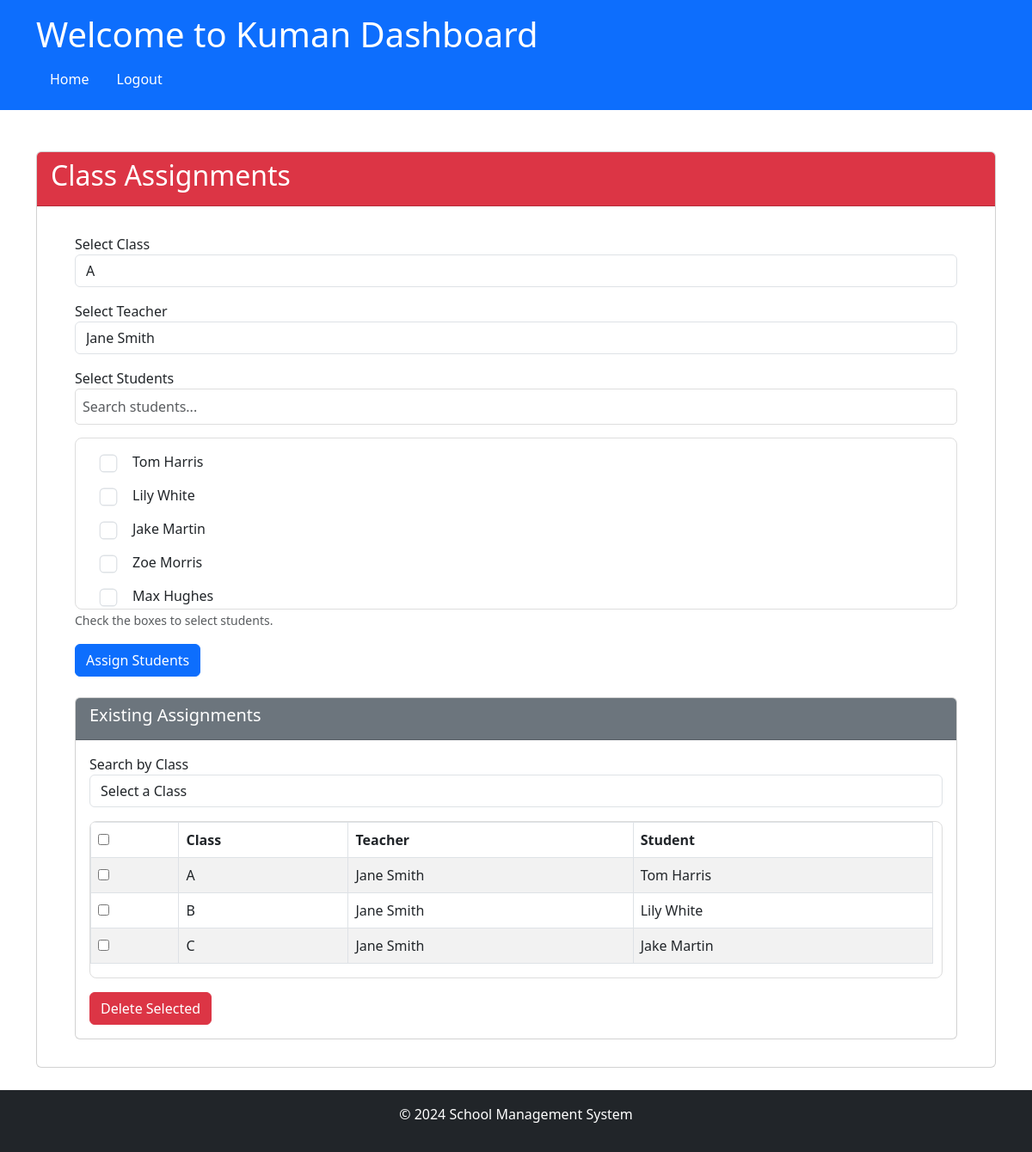
The app's page /admin/class_assignments (signed in), older data.
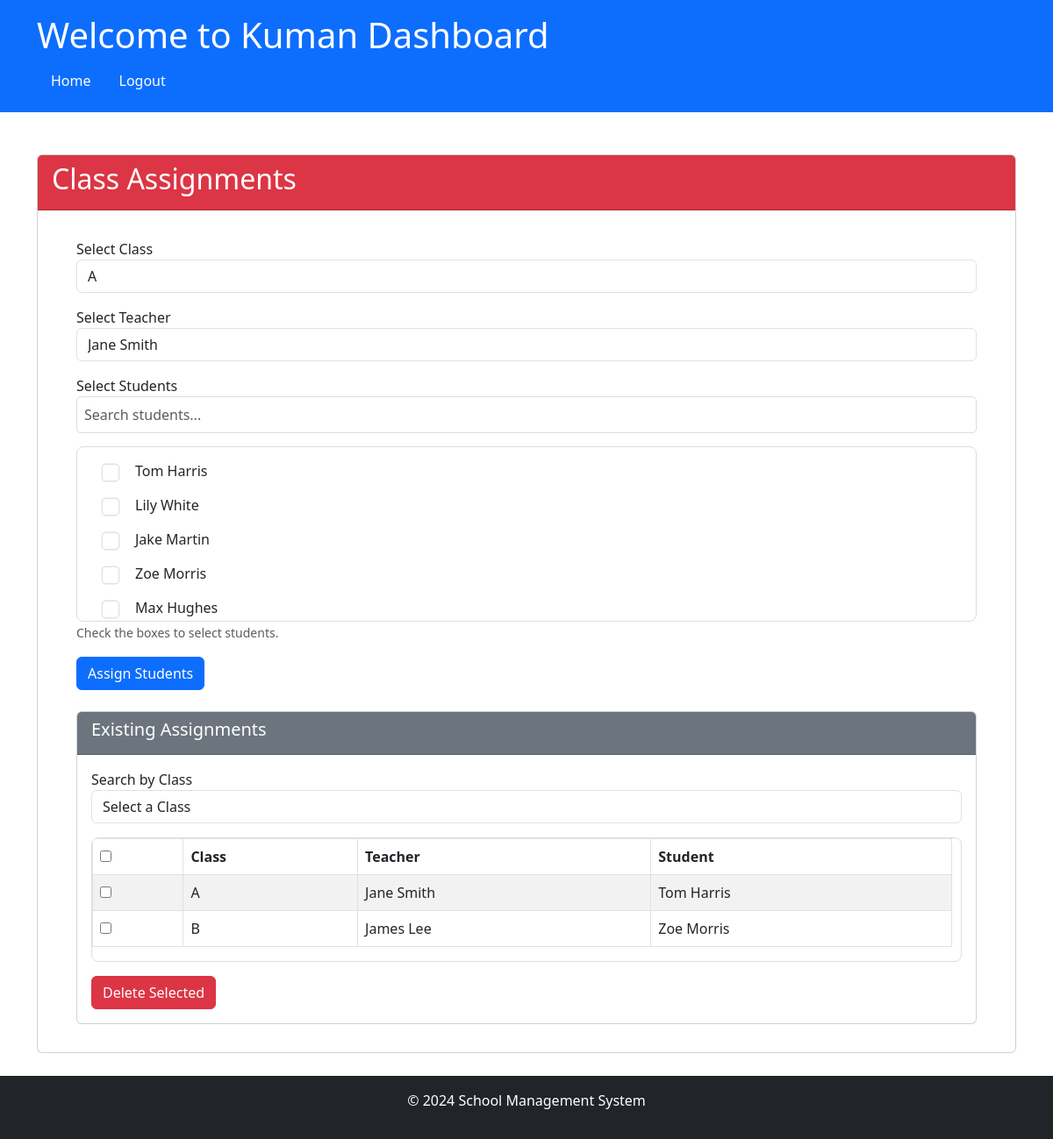
The same page, newer data.
### app/models/models.py (models this page shows)
class Settings(db.Model):
    __tablename__ = 'Settings'
    setting_key = db.Column('SettingKey', db.String, primary_key=True)
    setting_value = db.Column('SettingValue', db.String)
    description = db.Column('Description', db.String, nullable=False)
    value_type = db.Column('ValueType', db.String, nullable=False)
    category = db.Column('Category', db.String, nullable=False)

class User(UserMixin, db.Model):
    __tablename__ = 'User'
    id = db.Column('Id', db.String, primary_key=True,
                   default=lambda: str(uuid.uuid4()))
    password = db.Column('Password', db.String, nullable=True)
    role_id = db.Column('RoleId', db.String, ForeignKey(
        'Role.Id', ondelete='SET NULL'))
    email = db.Column('Email', db.String, nullable=False)
    first_name = db.Column('FirstName', db.String, nullable=False)
    last_name = db.Column('LastName', db.String, nullable=False)
    date_of_birth = db.Column('DateOfBirth', db.Date, nullable=False)
    telegram_id = db.Column('TelegramId', db.String, nullable=True)
    role = relationship('Role', back_populates='users')
    parent_students = relationship(
        'ParentStudentRelation', foreign_keys='[ParentStudentRelation.parent_id]', back_populates='parent', cascade="all, delete-orphan")
    student_parents = relationship(
        'ParentStudentRelation', foreign_keys='[ParentStudentRelation.student_id]', back_populates='student', cascade="all, delete-orphan")
    class_assignments_as_teacher = relationship(
        'ClassAssignment', foreign_keys='ClassAssignment.teacher_id', back_populates='teacher')
    class_assignments_as_student = relationship(
        'ClassAssignment', foreign_keys='ClassAssignment.student_id', back_populates='student')
    student_fee_assignments = relationship(
        'StudentFeeAssignment', back_populates='student')

class ClassAssignment(db.Model):
    __tablename__ = 'ClassAssignment'
    assignment_id = db.Column(
        'AssignmentId', db.String, primary_key=True, default=lambda: str(uuid.uuid4()))
    class_id = db.Column('ClassId', db.String, ForeignKey(
        'Class.ClassId', ondelete='CASCADE'))
    teacher_id = db.Column('TeacherId', db.String,
                           ForeignKey('User.Id', ondelete='SET NULL'))
    student_id = db.Column('StudentId', db.String,
                           ForeignKey('User.Id', ondelete='SET NULL'))
    class_ = relationship('Class', back_populates='assignments')
    teacher = relationship('User', foreign_keys=[
                           teacher_id], back_populates='class_assignments_as_teacher')
    student = relationship('User', foreign_keys=[
                           student_id], back_populates='class_assignments_as_student')

class Class(db.Model):
    __tablename__ = 'Class'
    class_id = db.Column('ClassId', db.String, primary_key=True,
                         default=lambda: str(uuid.uuid4()))
    class_name = db.Column('ClassName', db.String, nullable=False)
    description = db.Column('Description', db.String)
    assignments = relationship('ClassAssignment', back_populates='class_')

### app/routes/admin_routes.py (the view, shortened to what this page needs)
@admin.route('/class_assignments', methods=['GET', 'POST'])
@role_required('1')
@login_required
def class_assignments():
    teachers = User.query.filter_by(role_id='2').all()  # Assuming 'teacher' role_id
    students = User.query.filter_by(role_id='5').all()  # Assuming 'student' role_id
    classes = Class.query.all()  # All classes
    assignments = ClassAssignment.query.all()
    return render_template(
        'admin/class_assignments.html',
        teachers=teachers,
        students=students,
        classes=classes,
        assignments=assignments,
        app_name=app_name()
    )

### app/__init__.py (called while the page is built)
@login_manager.user_loader
def load_user(user_id):
    from .models.models import User
    return User.query.get(user_id)

### app/routes/routes.py (called while the page is built)
def app_name():
    app_name = "School Management System"
    with current_app.app_context():
        setting = Settings.query.filter_by(setting_key='school_name').first()
        if setting and setting.setting_value:
            app_name = setting.setting_value
    return app_name

def role_required(*roles):
    def decorator(f):
        @wraps(f)
        def decorated_function(*args, **kwargs):
            if not current_user.is_authenticated or current_user.role_id not in roles:
                abort(403)  # Forbidden access if role does not match
            return f(*args, **kwargs)
        return decorated_function
    return decorator

### app/templates/admin/class_assignments.html (shortened to what this page needs)
{% extends "share/dashboard.html" %}
{% block card_header %}
bg-danger
{% endblock %}
{% block card_title %}
Class Assignments
{% endblock %}
{% block card_content %}
<div class="container">
    <div class="card-body">
        <form method="POST" id="assign-form">
            <div class="form-group mb-3">
                <label for="class">Select Class</label>
                <select class="form-control" id="class" name="class_id" required>
                    {% for class in classes %}
                    <option value="{{ class.class_id }}">{{ class.class_name }}</option>
                    {% endfor %}
                </select>
            </div>
            <div class="form-group mb-3">
                <label for="teacher">Select Teacher</label>
                <select class="form-control" id="teacher" name="teacher_id" required>
                    {% if teachers %}
                    {% for teacher in teachers %}
                    <option value="{{ teacher.id }}">{{ teacher.first_name }} {{ teacher.last_name }}</option>
                    {% endfor %}
                    {% else %}
                    <option disabled>No teachers available</option>
                    {% endif %}
                </select>
            </div>
            <div class="form-group mb-3">
                <label for="students">Select Students</label>
                <input type="text" id="search-student" class="form-control" placeholder="Search students..."
                    onkeyup="searchByStudent()">
                <div class="scrollable-container" id="student-list">
                    <div class="form-check">
                        {% for student in students %}
                        <div class="student-item" data-name="{{ student.first_name }} {{ student.last_name }}">
                            <input class="form-check-input" type="checkbox" id="student_{{ student.id }}"
                                name="student_id" value="{{ student.id }}">
                            <label class="form-check-label" for="student_{{ student.id }}">
                                {{ student.first_name }} {{ student.last_name }}
                            </label>
                        </div>
                        {% endfor %}
                    </div>
                </div>
                <small class="form-text text-muted">Check the boxes to select students.</small>
            </div>
            <button type="submit" class="btn btn-primary" name="assign_students">Assign Students</button>
        </form>
        <div class="card mt-4">
            <div class="card-header bg-secondary text-white">
                <h5>Existing Assignments</h5>
            </div>
            <div class="card-body">
                <div class="mb-3">
                    <label for="search-class">Search by Class</label>
                    <select id="search-class" class="form-control" onchange="searchByClass()">
                        <option value="">Select a Class</option>
                    </select>
                </div>
                <div class="scrollable-assignments">
                    <form method="POST" id="delete-form">
                        <table class="table table-striped table-bordered">
                            <thead class="thead-dark">
                                <tr>
                                    <th>
                                        <input type="checkbox" id="select_all" onclick="toggleSelectAll()">
                                    </th>
                                    <th>Class</th>
                                    <th>Teacher</th>
                                    <th>Student</th>
                                </tr>
                            </thead>
                            <tbody id="assignment-list">
                                {% for assignment in assignments %}
                                <tr class="assignment-item" data-class-id="{{ assignment.class_.class_id }}"
                                    data-class="{{ assignment.class_.class_name }}"
                                    data-teacher="{{ assignment.teacher.first_name }} {{ assignment.teacher.last_name }}"
                                    data-student="{{ assignment.student.first_name }} {{ assignment.student.last_name }}">
                                    <td>
                                        <input type="checkbox" class="assignment_checkbox" name="assignment_ids"
                                            value="{{ assignment.assignment_id }}">
                                    </td>
                                    <td>{{ assignment.class_.class_name }}</td>
                                    <td>{{ assignment.teacher.first_name }} {{ assignment.teacher.last_name }}</td>
                                    <td>{{ assignment.student.first_name }} {{ assignment.student.last_name }}</td>
                                </tr>
                                {% endfor %}
                            </tbody>
                        </table>
                    </form>
                </div>
                <button type="submit" class="btn btn-danger mt-3" form="delete-form" name="delete_selected">Delete
                    Selected</button>
            </div>
        </div>
    </div>
</div>
{% endblock %}

### app/templates/share/dashboard.html (shortened to what this page needs)
<!DOCTYPE html>
<html lang="en">
	<head>
		<link
			href="https://cdn.jsdelivr.net/npm/bootstrap@5.3.0-alpha1/dist/css/bootstrap.min.css"
			rel="stylesheet"
		/>
	</head>
	<body>
		<header class="bg-primary text-white p-3">
			<div class="container">
				<h1>Welcome to {{app_name}} Dashboard</h1>
				<nav>
					<ul class="nav">
						<li class="nav-item">
							<a
								class="nav-link text-white"
								href="{% if current_user.role_id == '1' %}
                                        {{ url_for('admin.dashboard') }}
                                      {% elif current_user.role_id == '2' %}
                                        {{ url_for('teacher.dashboard') }}
                                      {% elif current_user.role_id == '3' %}
                                        {{ url_for('parent.dashboard') }}
                                      {% elif current_user.role_id == '4' %}
                                        {{ url_for('accountant.dashboard') }}
                                      {% else %}
                                        {{ url_for('views.home') }}
                                      {% endif %}"
								>Home</a
							>
						</li>
						<li class="nav-item">
							<a class="nav-link text-white" href="{{ url_for('auth.logout') }}"
								>Logout</a
							>
						</li>
					</ul>
				</nav>
			</div>
		</header>
		<main class="container my-5" style="padding-bottom: 50px;">
			<div class="card">
				<div
					class="card-header text-white {% block card_header %}{% endblock %}"
				>
					<h2>{% block card_title %} {% endblock %}</h2>
				</div>
				<div class="card-body">{% block card_content %} {% endblock %}</div>
			</div>
		</main>
		<footer class="bg-dark text-white py-3 fixed-bottom footer">
			<div class="container text-center">
				<p>&copy; 2024 School Management System</p>
			</div>
		</footer>
	</body>
</html>

### app/templates/admin/class_assignments.html (style rules this page uses)
.scrollable-container { max-height: 200px; overflow-y: auto; border: 1px solid #ddd; padding: 15px; border-radius: 8px; }
.student-item { padding-left: 15px; margin-bottom: 15px; display: flex; align-items: center; }
.form-check-label { margin-left: 10px; }
.form-check-input { transform: scale(1.3); margin-right: 10px; }
.form-check { display: block; }
#search-student, #search-assignment { margin-bottom: 15px; padding: 8px; width: 100%; border: 1px solid #ddd; border-radius: 5px; }
.scrollable-assignments { max-height: 300px; overflow-y: auto; border: 1px solid #ddd; border-radius: 8px; padding-right: 10px; }

Row changes from the older to the newer data that the page shows:
removed ClassAssignment: class_.class_name "B", teacher.first_name "Jane", teacher.last_name "Smith", student.first_name "Lily", student.last_name "White"
removed ClassAssignment: class_.class_name "C", teacher.first_name "Jane", teacher.last_name "Smith", student.first_name "Jake", student.last_name "Martin"
added ClassAssignment: class_.class_name "B", teacher.first_name "James", teacher.last_name "Lee", student.first_name "Zoe", student.last_name "Morris"
